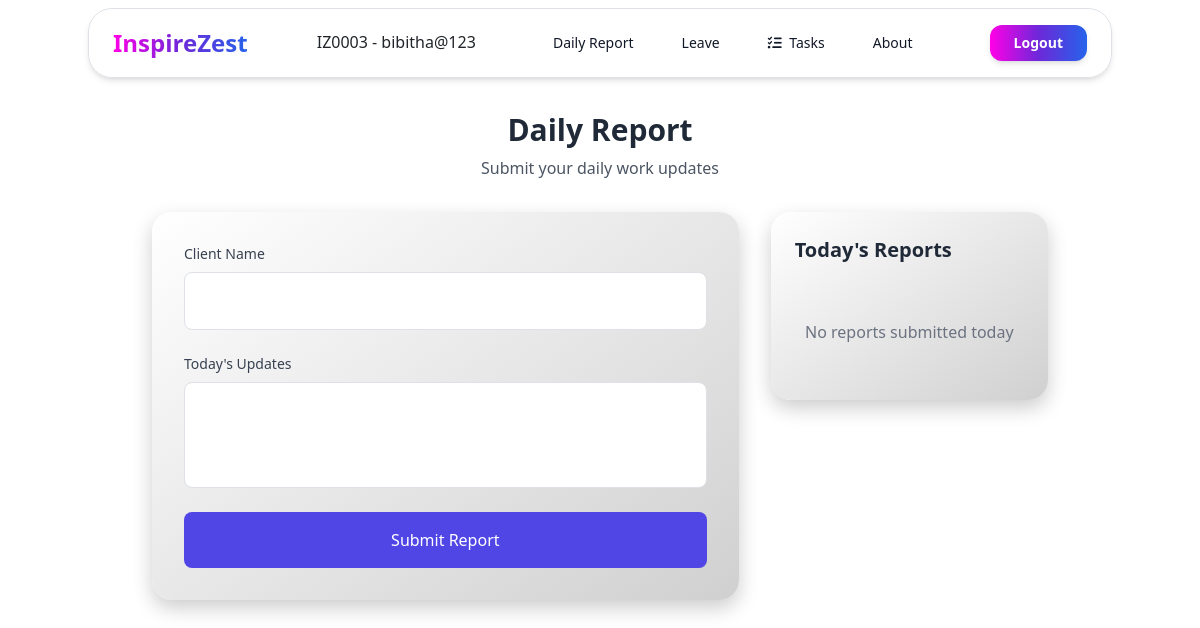
The page /employee/daily-report/ (signed in) on the database as committed earlier.
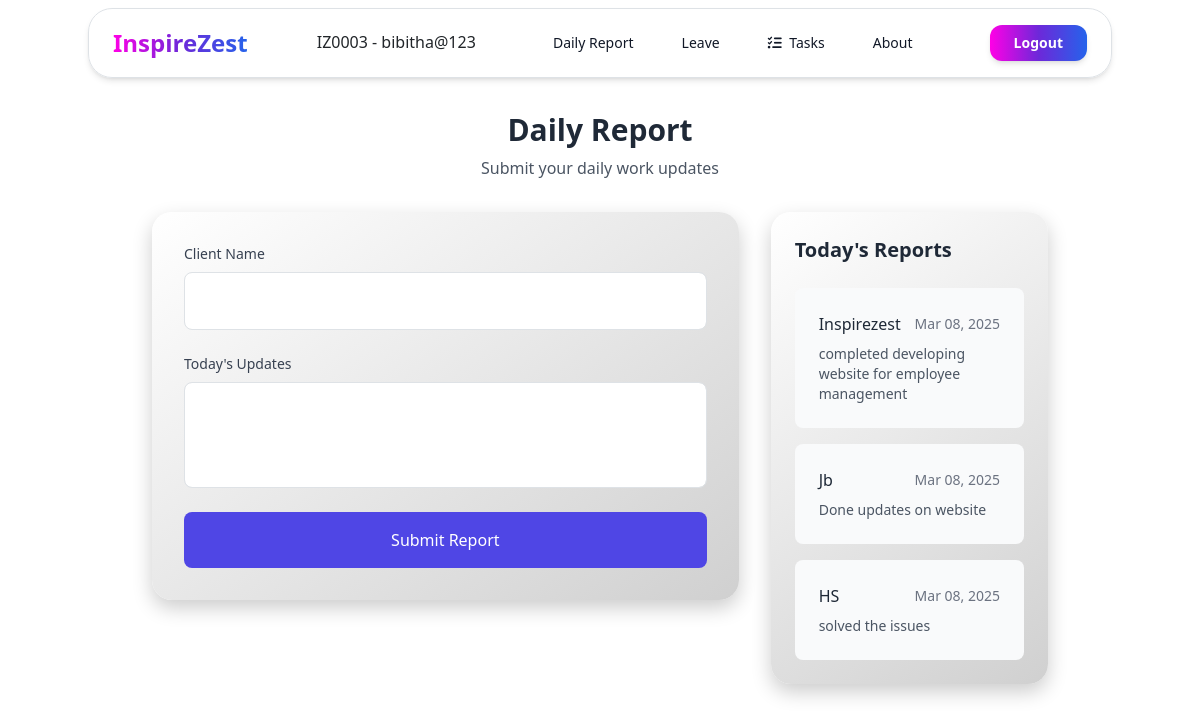
The same page on the database as committed later.
### app/models.py (models this page shows, shortened)
class DailyReport(models.Model):
    employee = models.ForeignKey(CustomUser, on_delete=models.CASCADE)
    client_name = models.CharField(max_length=255)
    report_date = models.DateField(default=timezone.now)
    todays_update = models.TextField()

### app/views.py (the view)
# urls.py: path('employee/daily-report/',views.Employee_daily_report_view,name='employee-daily-report'),
def Employee_daily_report_view(request):
    if request.user.is_superuser:
        return redirect('manager-dashboard')
    if request.method == "POST":
        form = Daily_report_form(request.POST)
        if form.is_valid():
            report = form.save(commit=False)
            report.employee = request.user
            report.save()
            messages.success(request, "Report Submitted Successfully")
            return redirect('employee-daily-report')
        else:
            messages.error(request, "Please check your form inputs")
    else:
        form = Daily_report_form()
    today_reports = DailyReport.objects.filter(
        employee=request.user,
        report_date=timezone.now().date()
    ).order_by('-report_date')
    context = {
        "form": form,
        "today_reports": today_reports
    }
    return render(request, "employee_daily_report.html", context)

### app/forms.py
class Daily_report_form(forms.ModelForm):
    class Meta:
        model=DailyReport
        fields=["client_name","todays_update"]
        widgets={
            'client_name':forms.TextInput(attrs={'class':'form-control'}),
            'todays_update':forms.Textarea(attrs={'class':'form-control','rows':3,"style":"resize:none"})
        }

### app/models.py (called while the page is built)
    def __str__(self):
        if self.is_superuser:
            return f"Manager - {self.username}"
        return f"{self.employee_id} - {self.username}"

### app/templates/employee_daily_report.html (shortened to what this page needs)
{% extends 'employee_base.html' %}
{% load widget_tweaks %}
{% block main_block %}
<div class="container mx-auto px-4 mt-28">
    <div class="max-w-4xl mx-auto">
        <div class="text-center mb-8" data-aos="fade-down" data-aos-delay="400" >
            <h1 class="text-3xl font-bold text-gray-800">Daily Report</h1>
            <p class="text-gray-600 mt-2">Submit your daily work updates</p>
        </div>
        <div class="grid grid-cols-1 lg:grid-cols-3 gap-8" data-aos="fade-up">
            <div class="lg:col-span-2">
                <div class="report-card p-8">
                    <form method="post">
                        <div class="space-y-6">
                            <div>
                                <label class="block text-sm font-medium text-gray-700 mb-2">Client Name</label>
                                {{ form.client_name|add_class:"w-full px-4 py-3 rounded-lg border border-gray-300 focus:ring-2 focus:ring-indigo-500 focus:border-indigo-500" }}
                            </div>
                            <div>
                                <label class="block text-sm font-medium text-gray-700 mb-2">Today's Updates</label>
                                {{ form.todays_update|add_class:"w-full px-4 py-3 rounded-lg border border-gray-300 focus:ring-2 focus:ring-indigo-500 focus:border-indigo-500" }}
                            </div>
                            <button type="submit"
                                class="w-full bg-indigo-600 text-white py-3 px-4 rounded-lg hover:bg-indigo-700 transition-colors duration-200 font-medium">
                                Submit Report
                            </button>
                        </div>
                    </form>
                </div>
            </div>
            <div class="lg:col-span-1">
                <div class="report-card p-6">
                    <h2 class="text-xl font-semibold text-gray-800 mb-6">Today's Reports</h2>
                    {% if today_reports %}
                    <div class="space-y-4">
                        {% for report in today_reports %}
                        <div class="report-item bg-gray-50 p-4 rounded-lg">
                            <div class="flex items-center justify-between mb-2">
                                <span class="font-medium text-gray-800">{{ report.client_name }}</span>
                                <span class="text-sm text-gray-500">{{ report.report_date|date:"M d, Y" }}</span>
                            </div>
                            <p class="text-sm text-gray-600">{{ report.todays_update|truncatewords:30 }}</p>
                        </div>
                        {% endfor %}
                    </div>
                    {% else %}
                    <div class="text-center py-8">
                        <p class="text-gray-500">No reports submitted today</p>
                    </div>
                    {% endif %}
                </div>
            </div>
        </div>
    </div>
</div>
{% endblock %}

Rows that differ between the two databases and show on the page:
added DailyReport: client_name "Inspirezest", report_date "Mar 08, 2025", todays_update "completed developing website for employee management"
added DailyReport: client_name "Jb", report_date "Mar 08, 2025", todays_update "Done updates on website"
added DailyReport: client_name "HS", report_date "Mar 08, 2025", todays_update "solved the issues"
Other text that changed with them:
text no longer shown: "No reports submitted today"
